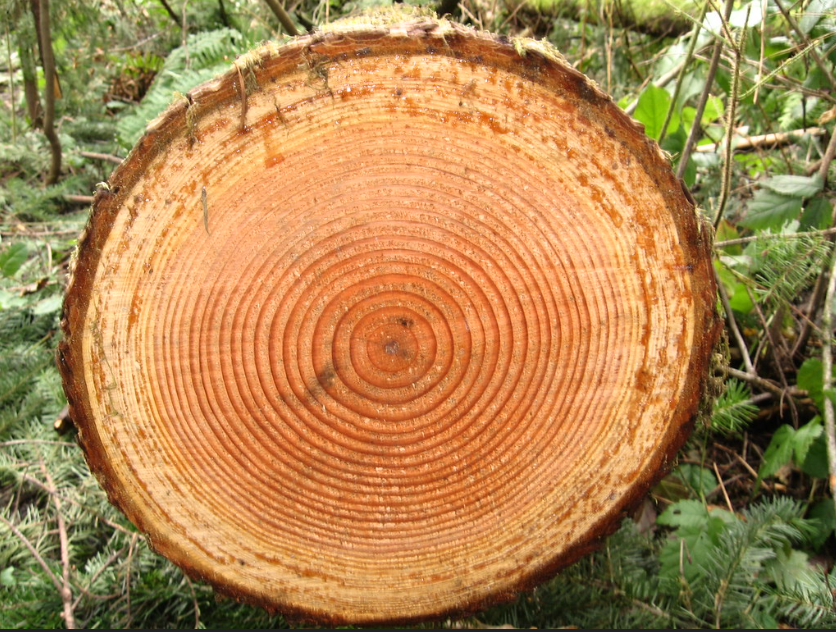
#> input picture Tree_images/tree_seg_1.png, 836 x 632 px
$ python img_project.py
#> lines starting #> are read from the running program, lines starting #| are printed output that depends on the picture; after the words box and inside, x2 and y2 are one past the last pixel; in counts of white or black regions, pixels touching at a corner belong together; long printed decimals are rounded
import math

import cv2
import numpy as np
import matplotlib.pyplot as plt
from skimage import measure, morphology
from scipy import ndimage as ndi
import tkinter as tk
from tkinter import filedialog
from tkinter import messagebox
from matplotlib.backends.backend_tkagg import FigureCanvasTkAgg

def segment_tree(image_path):
    # Load the image
#> called with image_path = 'Tree_images/tree_seg_1.png'
    image = cv2.imread(image_path)
#> image is the input picture: shape (632, 836, 3); mean B, G, R 80.1, 133.2, 174
    image_rgb = cv2.cvtColor(image, cv2.COLOR_BGR2RGB)

    # Convert to grayscale
    gray_image = cv2.cvtColor(image_rgb, cv2.COLOR_RGB2GRAY)

    # Threshold the image using Otsu's method
    threshold_value, binary_image = cv2.threshold(gray_image, 0, 255, cv2.THRESH_BINARY + cv2.THRESH_OTSU)
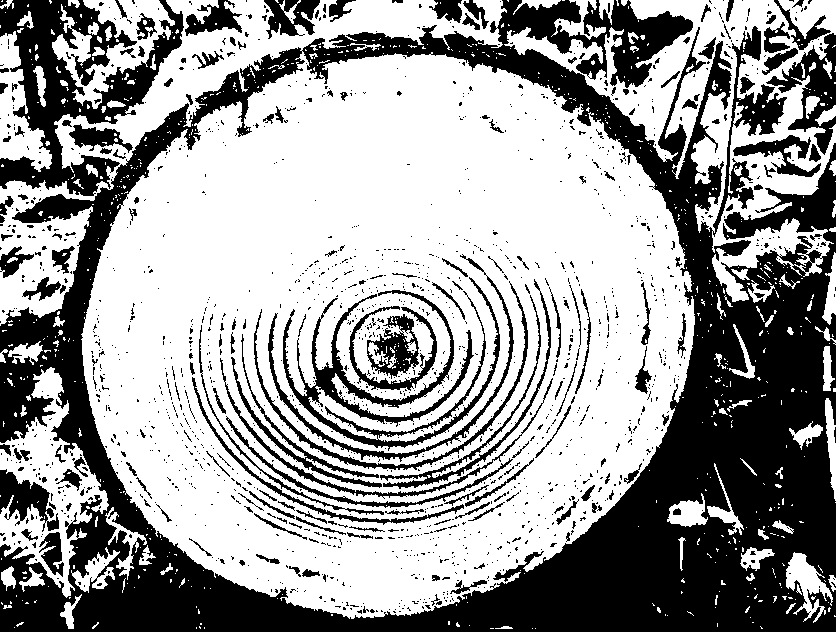
#> binary_image: shape (632, 836); 60.8% white; 1610 black regions (1432 under 20 px), largest, box (x1, y1, x2, y2) and area: (0, 0, 836, 632) 144330, (0, 0, 184, 196) 14142, (283, 277, 500, 451) 6591
#> threshold_value = 129

    # Fill holes in the binary image
    binary_image = binary_image > threshold_value
    filled_image = ndi.binary_fill_holes(binary_image)

    # Label objects in the image
    labeled_image, _ = ndi.label(filled_image)
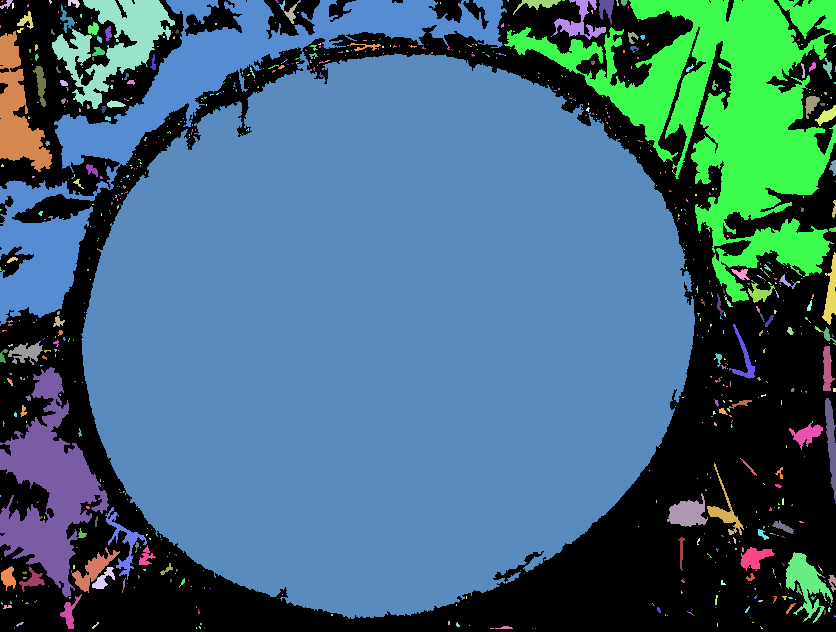
#> labeled_image: shape (632, 836) int32; 832 distinct labels, from 0 to 831; one colour per label, 0 black
    regions = measure.regionprops(labeled_image)
#> regions = 831 regions; largest, box (x1, y1, x2, y2) and area: (81, 51, 695, 619) 265702, (504, 0, 836, 302) 35745, (0, 0, 507, 326) 27416, (0, 367, 109, 598) 10515, (52, 0, 175, 109) 5212

    # Assume the largest region is the tree cross-section
    tree_region = max(regions, key=lambda x: x.area)
    tree_mask = labeled_image == tree_region.label

    # Apply the mask to the original image to isolate the tree
    tree_only = np.where(tree_mask[:, :, None], image_rgb, 255)  # Using 255 for the background to make it white

    # Convert the result to an image
    result_image = cv2.cvtColor(tree_only.astype('uint8'), cv2.COLOR_RGB2BGR)

    return result_image


def apply_local_histogram_equalization(image):
    # Convert to LAB color space
    lab = cv2.cvtColor(image, cv2.COLOR_BGR2LAB)
    l, a, b = cv2.split(lab)

    # Apply CLAHE to the L-channel
    clahe = cv2.createCLAHE(clipLimit=8.0, tileGridSize=(8, 8))
    cl = clahe.apply(l)

    # Merge the CLAHE enhanced L-channel with the a and b channels
    limg = cv2.merge((cl, a, b))

    # Convert back to BGR color space
    equalized_image = cv2.cvtColor(limg, cv2.COLOR_LAB2BGR)
    return equalized_image


def apply_gamma_correction(image, gamma=1.5):
    invGamma = 1.0 / gamma
    table = np.array([(i / 255.0) ** invGamma * 255 for i in np.arange(0, 256)]).astype("uint8")
    return cv2.LUT(image, table)


def remove_noise(image):
    # Use a series of median filters to reduce noise
    image = cv2.medianBlur(image, 3)
    image = cv2.medianBlur(image, 5)
    # Apply bilateral filter for further noise reduction
    image = cv2.bilateralFilter(image, 100, 2, 2)  # Adjust parameters as needed
    return image


def remove_noise_opening(image):
    _, binary_image = cv2.threshold(image, 127, 255, cv2.THRESH_BINARY)
    kernel = np.ones((3, 3), np.uint8)
    eroded_image = cv2.erode(binary_image, kernel, iterations=1)
    dilated_image = cv2.dilate(eroded_image, kernel, iterations=1)
    return dilated_image, eroded_image

# [6 lines left out: function closing, not called in this run]

def zhang_suen_thinning(image):
    # Ensure the image is in binary format (0 or 1)
    binary_image = (image // 255).astype(np.uint8)

    # Apply the Zhang-Suen thinning algorithm
    skeleton = morphology.thin(binary_image)

    # Convert the result back to 8-bit image (0 or 255)
    thinned_image = (skeleton * 255).astype(np.uint8)

    return thinned_image


def remove_small_components(img, min_size=50):
    # Perform connected component analysis
    num_labels, labels, stats, centroids = cv2.connectedComponentsWithStats(img, connectivity=8)

    # Iterate through each component and remove small ones
    for i in range(1, num_labels):
        if stats[i, cv2.CC_STAT_AREA] < min_size:
            img[labels == i] = 0
    return img


# Load the image
image_path = "Tree_images/tree_seg_1.png"


segmented_image = segment_tree(image_path)
local_equalized_image_show = apply_local_histogram_equalization(segmented_image)

segmented_image = remove_noise(segmented_image)
segmented_image = remove_noise(segmented_image)


# Apply local histogram equalization
local_equalized_image = segmented_image
for i in range(0,2):
    local_equalized_image = apply_local_histogram_equalization(local_equalized_image)


# cv2.imshow("pic",local_equalized_image)

# Apply gamma correction
gamma = 1.5
gamma_corrected_image_show = apply_gamma_correction(local_equalized_image_show, gamma)
gamma_corrected_image = apply_gamma_correction(local_equalized_image, gamma)

# Convert gamma_corrected_image to grayscale for further processing
segmented_image_gray = cv2.cvtColor(gamma_corrected_image, cv2.COLOR_BGR2GRAY)

# Apply Gaussian blur
blurred = cv2.GaussianBlur(segmented_image_gray, (5, 5), 0)

# Use adaptive thresholding to highlight the rings
thresh = cv2.adaptiveThreshold(blurred, 255, cv2.ADAPTIVE_THRESH_GAUSSIAN_C, cv2.THRESH_BINARY_INV, 11, 2)


# Morphological opening for noise removal
dilated_image, eroded_image = remove_noise_opening(thresh)

# Median for noise removal
img_median = remove_noise(dilated_image)

# Thinning
skeleton = zhang_suen_thinning(img_median)

#Morphological closing
#skeleton = closing(skeleton,3)

# connected component analysis
skeleton = remove_small_components(skeleton)
#> in remove_small_components, `num_labels, labels, stats, centroids = cv2.connectedComponentsWithStat..`: num_labels = 304; stats = 304 rows, first 6: [0, 0, 836, 632, 509886], [91, 56, 277, 250, 1099], [328, 56, 79, 19, 97], [416, 56, 49, 10, 49], [473, 66, 142, 100, 367], [398, 70, 19, 7, 20]; centroids = 304 pairs, first value 84.5 to 679.5, second value 58.59 to 598.3
#> after the loop in remove_small_components, `for i in range(1, num_labels):`:
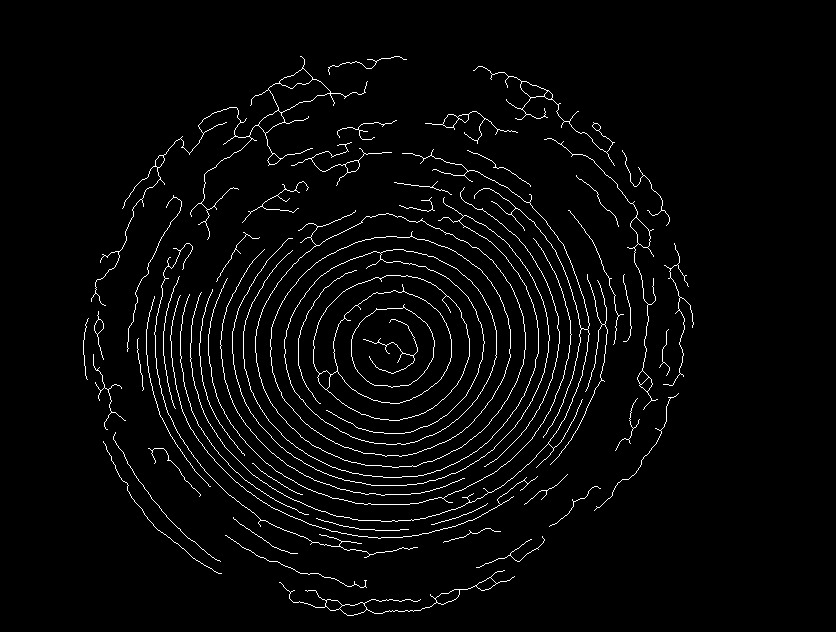
#> img: shape (632, 836); 3% white in thin lines or dots, all inside (x1, y1, x2, y2) = (83, 56, 694, 616)


# Find contours of the skeleton
contours, _ = cv2.findContours(skeleton, cv2.RETR_TREE, cv2.CHAIN_APPROX_SIMPLE)
#> contours = 83 contours, 45 with area under 20; largest, box (x1, y1, x2, y2) and area: (255, 210, 526, 468) 51710, (255, 213, 526, 468) 51708, (270, 231, 511, 457) 40910, (270, 236, 511, 457) 40909, (284, 249, 497, 445) 31881

filtered_contours = []
def draw_filtered_contours(image, contours, min_contour_area=100):
    # Filter out small and irrelevant contours
    global filtered_contours
    filtered_contours = [contour for contour in contours if cv2.contourArea(contour) >= min_contour_area]

    # Convert the image to grayscale and then back to BGR
    segmented_image = cv2.cvtColor(image, cv2.COLOR_BGR2GRAY)
    rings_image = cv2.cvtColor(segmented_image, cv2.COLOR_GRAY2BGR)

    # Define colors for drawing contours
    colors = [
        (255, 0, 0),  # Red
        (0, 255, 0),  # Green
        (0, 0, 255),  # Blue
        (255, 255, 0),  # Yellow
        (255, 0, 255),  # Magenta
        (0, 255, 255),  # Cyan
        (128, 0, 0),  # Maroon
        (128, 128, 0),  # Olive
        (0, 128, 0),  # Dark Green
        (128, 0, 128),  # Purple
        (0, 128, 128),  # Teal
        (192, 192, 192),  # Silver
        (255, 165, 0),  # Orange
        (255, 192, 203),  # Pink
        (75, 0, 130),  # Indigo
        (255, 105, 180),  # Hot Pink
        (173, 216, 230),  # Light Blue
        (0, 255, 127),  # Spring Green
        (255, 69, 0),  # Orange Red
        (250, 128, 114),  # Salmon
    ]

    # Draw contours (rings) on the image with different colors
    for i, contour in enumerate(filtered_contours):
        color = colors[i % len(colors)]
        cv2.drawContours(rings_image, [contour], -1, color, 2)

    return rings_image


rings_image = draw_filtered_contours(segmented_image, contours, 100)
#> in draw_filtered_contours, `filtered_contours = [contour for contour in contours if cv2.contourAre..`: filtered_contours = 29 contours; largest, box (x1, y1, x2, y2) and area: (255, 210, 526, 468) 51710, (255, 213, 526, 468) 51708, (270, 231, 511, 457) 40910, (270, 236, 511, 457) 40909, (284, 249, 497, 445) 31881
#> the loop in draw_filtered_contours, `for i, contour in enumerate(filtered_contours):` made 29 passes
#> color on passes 1 to 4: (255, 0, 0), (0, 255, 0), (0, 0, 255), (255, 255, 0)
#> after the loop in draw_filtered_contours, `for i, contour in enumerate(filtered_contours):`:
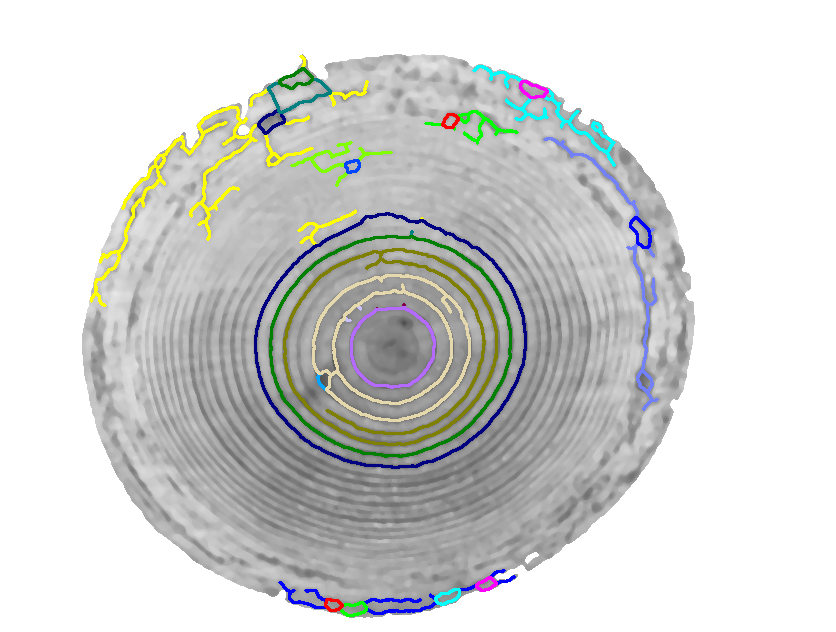
#> rings_image: shape (632, 836, 3); mean B, G, R 210.2, 212.3, 210.8
# Count the number of rings
num_rings = len(filtered_contours)
#> num_rings = 29

plt.figure(figsize=(14, 16))

plt.subplot(3, 4, 1)
plt.title('Original Image')
plt.imshow(cv2.cvtColor(segmented_image, cv2.COLOR_BGR2RGB))

plt.subplot(3, 4, 2)
plt.title('Local Histogram Equalized Image')
plt.imshow(cv2.cvtColor(local_equalized_image_show, cv2.COLOR_BGR2RGB))

plt.subplot(3, 4, 3)
plt.title('Gamma Corrected Image')
plt.imshow(cv2.cvtColor(gamma_corrected_image_show, cv2.COLOR_BGR2RGB))

plt.subplot(3, 4, 4)
plt.title('Blurred Image')
plt.imshow(blurred, cmap='gray')

plt.subplot(3, 4, 5)
plt.title('Adaptive Thresholding')
plt.imshow(thresh, cmap='gray')

plt.subplot(3, 4, 6)
plt.title('Eroded image')
plt.imshow(eroded_image, cmap='gray')

plt.subplot(3, 4, 7)
plt.title('Dialated image')
plt.imshow(dilated_image, cmap='gray')

plt.subplot(3, 4, 8)
plt.title('After apply median')
plt.imshow(img_median, cmap='gray')


plt.subplot(3, 4, 10)
plt.title('Skeletonization')
plt.imshow(skeleton, cmap='gray')


plt.subplot(3, 4, 11)
plt.title(f'Detected Rings with Outer Ring (Count: {num_rings})')
plt.imshow(cv2.cvtColor(rings_image, cv2.COLOR_BGR2RGB))

plt.tight_layout()
plt.show()
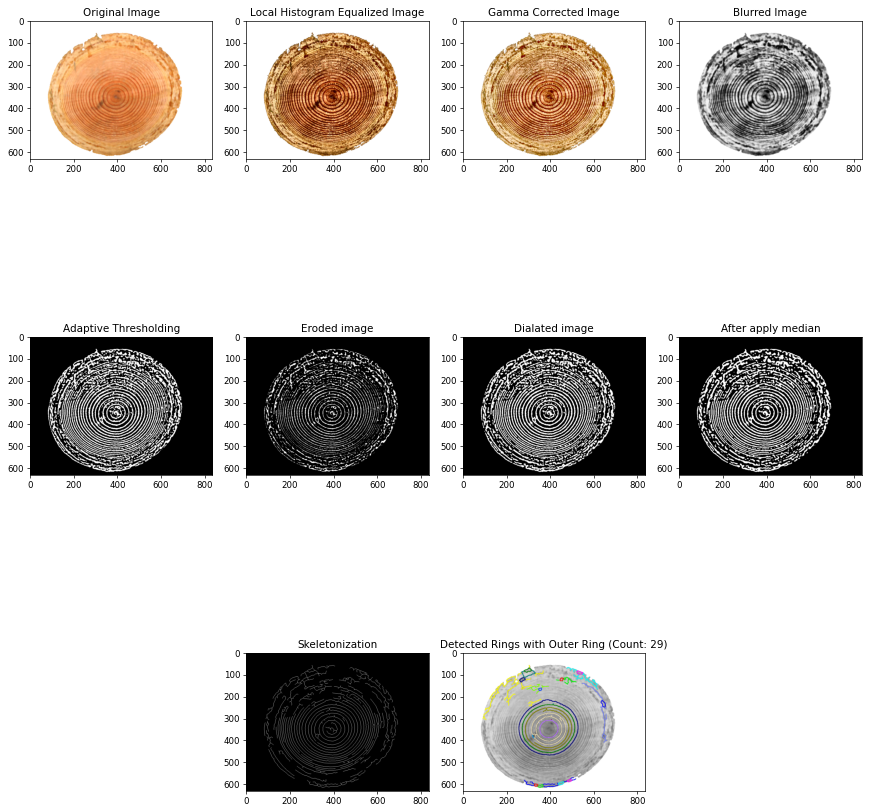
#> figure drawn by matplotlib, 10 panels; B, G, R data is drawn as R, G, B

print(f'Number of rings detected: {num_rings}')
#| Number of rings detected: 29


def find_extreme_points(binary_image):
    # Find coordinates of all white points
    white_points = np.column_stack(np.where(binary_image == 255))

    # Find the top-most, bottom-most, left-most, and right-most points
    top_most = white_points[white_points[:, 0].argmin()]
    bottom_most = white_points[white_points[:, 0].argmax()]
    left_most = white_points[white_points[:, 1].argmin()]
    right_most = white_points[white_points[:, 1].argmax()]

    return top_most, bottom_most, left_most, right_most

def count_transitions(binary_image, middle_vertical, middle_horizontal):
    # Initialize lists to store transitions
    vertical_transitions_list = []
    horizontal_transitions_list = []

    # Function to count transitions for a given line
    def transitions(line):
        return np.count_nonzero(line[:-1] != line[1:])

    # Vertical lines: middle, +10 pixels, -10 pixels
    for offset in [0, 10, -10]:
        col = middle_horizontal + offset
        if 0 <= col < binary_image.shape[1]:
            vertical_line = binary_image[:, col]
            vertical_transitions_list.append(transitions(vertical_line))

    # Horizontal lines: middle, +10 pixels, -10 pixels
    for offset in [0, 10, -10]:
        row = middle_vertical + offset
        if 0 <= row < binary_image.shape[0]:
            horizontal_line = binary_image[row, :]
            horizontal_transitions_list.append(transitions(horizontal_line))

    # Calculate the average number of transitions
    avg_vertical_transitions = np.mean(vertical_transitions_list) / 4
    avg_horizontal_transitions = np.mean(horizontal_transitions_list) / 4

    return avg_vertical_transitions, avg_horizontal_transitions, vertical_transitions_list, horizontal_transitions_list


def find_and_mark_tree_center(skeleton):
    def transitions(line):
        return np.count_nonzero(line[:-1] != line[1:])

    # Initialize variables to store the maximum transition counts
    max_vertical_transitions = 0
    max_horizontal_transitions = 0
    best_vertical_line = 0
    best_horizontal_line = 0

    # Iterate over each column (vertical lines)
    for col in range(skeleton.shape[1]):
        vertical_line = skeleton[:, col]
        vertical_transitions = transitions(vertical_line)
        if vertical_transitions > max_vertical_transitions:
            max_vertical_transitions = vertical_transitions
            best_vertical_line = col

    # Iterate over each row (horizontal lines)
    for row in range(skeleton.shape[0]):
        horizontal_line = skeleton[row, :]
        horizontal_transitions = transitions(horizontal_line)
        if horizontal_transitions > max_horizontal_transitions:
            max_horizontal_transitions = horizontal_transitions
            best_horizontal_line = row

    # The intersection point of the best vertical and horizontal lines is the tree center
    tree_center = (best_horizontal_line, best_vertical_line)

    # Mark the tree center in red
    marked_image = cv2.cvtColor(skeleton, cv2.COLOR_GRAY2BGR)
    cv2.circle(marked_image, (tree_center[1], tree_center[0]), 5, (0, 0, 255), -1)

    # Draw additional lines through the tree center for visualization
    for angle in range(0, 360, 60):
        x_offset = int(1000 * math.cos(math.radians(angle)))
        y_offset = int(1000 * math.sin(math.radians(angle)))
        cv2.line(marked_image, (tree_center[1], tree_center[0]), (tree_center[1] + x_offset, tree_center[0] + y_offset),
                 (0, 255, 0), 1)

    return marked_image, tree_center


# Find extreme points in the skeleton image
top_most, bottom_most, left_most, right_most = find_extreme_points(skeleton)
#> in find_extreme_points, `white_points = np.column_stack(np.where(binary_image == 255))`: white_points = 15734 pairs, first value 56 to 615, second value 83 to 693
#> in find_extreme_points, `top_most = white_points[white_points[:, 0].argmin()]`: top_most = [56, 300]
#> in find_extreme_points, `bottom_most = white_points[white_points[:, 0].argmax()]`: bottom_most = [615, 347]
#> in find_extreme_points, `left_most = white_points[white_points[:, 1].argmin()]`: left_most = [340, 83]
#> in find_extreme_points, `right_most = white_points[white_points[:, 1].argmax()]`: right_most = [322, 693]
#> top_most = [56, 300]; bottom_most = [615, 347]; left_most = [340, 83]; right_most = [322, 693]
marked_image, tree_center = find_and_mark_tree_center(skeleton)
#> the loop in find_and_mark_tree_center, `for col in range(skeleton.shape[1]):` made 836 passes
#> (vertical_transitions, max_vertical_transitions) on passes 84, 85, 86, 96: (2, 2), (4, 4), (6, 6), (14, 14)
#> after the loop in find_and_mark_tree_center, `for col in range(skeleton.shape[1]):`: best_vertical_line = 346; max_vertical_transitions = 70
#> the loop in find_and_mark_tree_center, `for row in range(skeleton.shape[0]):` made 632 passes
#> (horizontal_transitions, max_horizontal_transitions) on passes 57, 58, 60, 63: (4, 4), (6, 6), (8, 8), (10, 10)
#> after the loop in find_and_mark_tree_center, `for row in range(skeleton.shape[0]):`: best_horizontal_line = 343; max_horizontal_transitions = 92
#> in find_and_mark_tree_center, `tree_center = (best_horizontal_line, best_vertical_line)`: tree_center = (343, 346)
#> tree_center = (343, 346)

# Display the result
plt.imshow(marked_image)
plt.title(f'Tree Center: {tree_center}')
plt.show()

middle_vertical , middle_horizontal = tree_center
#> middle_vertical = 343; middle_horizontal = 346

# Count transitions in the skeleton image
avg_vertical_transitions, avg_horizontal_transitions, vertical_transitions_list, horizontal_transitions_list = count_transitions(skeleton, middle_vertical, middle_horizontal)
#> the loop in count_transitions, `for offset in [0, 10, -10]:` made 3 passes
#> col on passes 1 to 3: 346, 356, 336
#> after the loop in count_transitions, `for offset in [0, 10, -10]:`: vertical_transitions_list = [70, 62, 62]
#> the loop in count_transitions, `for offset in [0, 10, -10]:` made 3 passes
#> row on passes 1 to 3: 343, 353, 333
#> after the loop in count_transitions, `for offset in [0, 10, -10]:`: horizontal_transitions_list = [92, 84, 86]
#> in count_transitions, `avg_vertical_transitions = np.mean(vertical_transitions_list) / 4`: avg_vertical_transitions = 16.17
#> in count_transitions, `avg_horizontal_transitions = np.mean(horizontal_transitions_list) / 4`: avg_horizontal_transitions = 21.83
#> avg_vertical_transitions = 16.17; avg_horizontal_transitions = 21.83; vertical_transitions_list = [70, 62, 62]; horizontal_transitions_list = [92, 84, 86]

# Display the transition counts
print(f'Average number of transitions along the vertical lines: {avg_vertical_transitions}')
#| Average number of transitions along the vertical lines: 16.167
print(f'Average number of transitions along the horizontal lines: {avg_horizontal_transitions}')
#| Average number of transitions along the horizontal lines: 21.833

# Plotting the skeleton image with lines for visualization
plt.figure(figsize=(8, 8))
plt.title('Skeleton with Analysis Lines')
plt.imshow(skeleton, cmap='gray')

# Draw the vertical lines
for offset, color in zip([0, 10, -10], ['red', 'blue', 'blue']):
    col = middle_horizontal + offset
    if 0 <= col < skeleton.shape[1]:
        plt.axvline(x=col, color=color, linestyle='--')
#> this loop made 3 passes

# Draw the horizontal lines
for offset, color in zip([0, 10, -10], ['green', 'purple', 'purple']):
    row = middle_vertical + offset
    if 0 <= row < skeleton.shape[0]:
        plt.axhline(y=row, color=color, linestyle='--')
#> this loop made 3 passes

# Annotate transition counts on the image
plt.text(middle_horizontal + 10, skeleton.shape[0] - 10, f'Avg Vertical Transitions: {avg_vertical_transitions:.2f}', color='red', fontsize=12, bbox=dict(facecolor='white', alpha=0.8))
plt.text(10, middle_vertical + 30, f'Avg Horizontal Transitions: {avg_horizontal_transitions:.2f}', color='green', fontsize=12, bbox=dict(facecolor='white', alpha=0.8))


age = (avg_vertical_transitions + avg_horizontal_transitions) / 2
#> age = 19
age = math.ceil(age)

# Add text annotation below the image
plt.figtext(0.5, 0.01, f'Tree Age (years): {age}', ha='center', fontsize=12, bbox=dict(facecolor='white', alpha=0.8))

plt.show()
